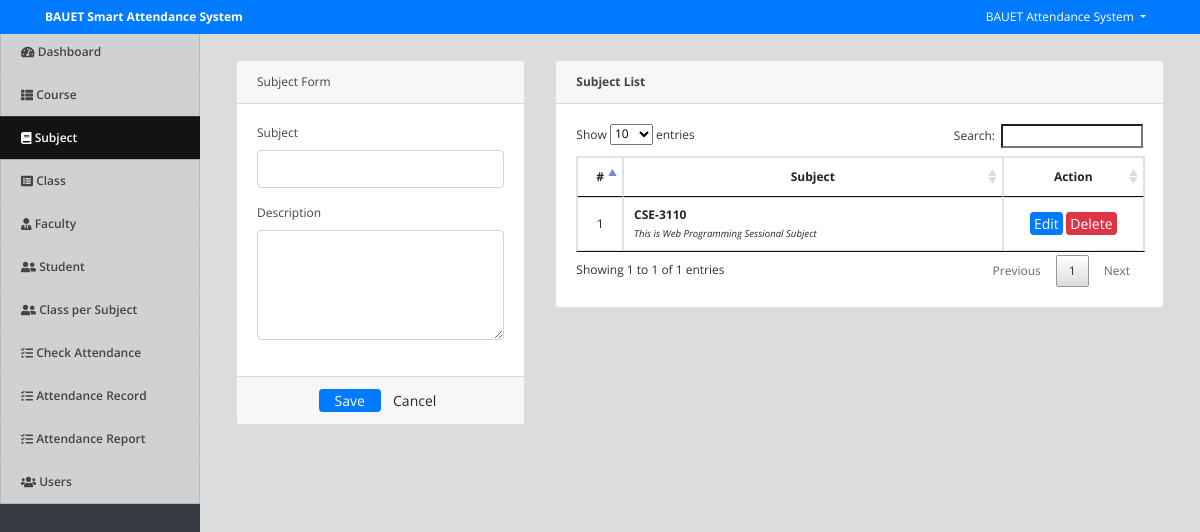
The app's page /index.php?page=subjects (signed in), older data.
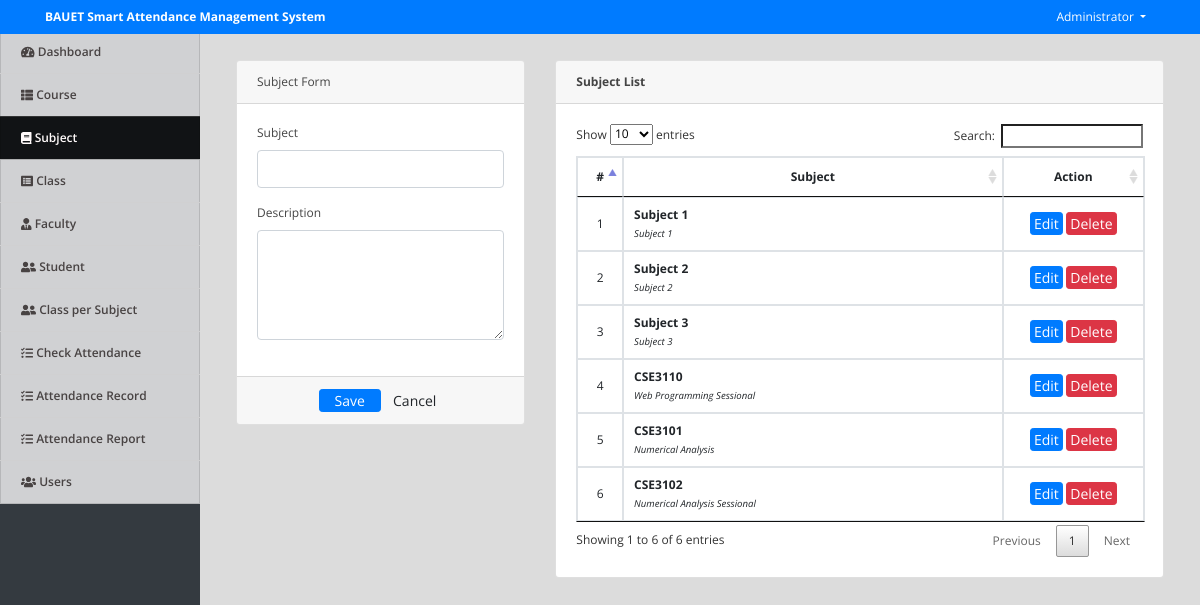
The same page, newer data.
### tables this page shows
CREATE TABLE `subjects` (
  `id` int(30) NOT NULL,
  `subject` varchar(100) NOT NULL,
  `description` text NOT NULL,
  `date_created` datetime NOT NULL DEFAULT current_timestamp()
);

### subjects.php (the view, shortened to what this page needs)
<?php include('db_connect.php');?>
<div class="container-fluid">
	<div class="col-lg-12">
		<div class="row">
			<div class="col-md-4">
			<form action="" id="manage-subject">
				<div class="card">
					<div class="card-header">
						    Subject Form
				  	</div>
					<div class="card-body">
							<div class="form-group">
								<label class="control-label">Subject</label>
								<input type="text" class="form-control" name="subject">
							</div>
							<div class="form-group">
								<label class="control-label">Description</label>
								<textarea name="description" id="" cols="30" rows="4" class="form-control"></textarea>
							</div>
					</div>
					<div class="card-footer">
						<div class="row">
							<div class="col-md-12">
								<button class="btn btn-sm btn-primary col-sm-3 offset-md-3"> Save</button>
								<button class="btn btn-sm btn-default col-sm-3" type="reset"> Cancel</button>
							</div>
						</div>
					</div>
				</div>
			</form>
			</div>
			<div class="col-md-8">
				<div class="card">
					<div class="card-header">
						<b>Subject List</b>
					</div>
					<div class="card-body">
						<table class="table table-bordered table-hover">
							<thead>
								<tr>
									<th class="text-center" width="5%">#</th>
									<th class="text-center">Subject</th>
									<th class="text-center" width="25%">Action</th>
								</tr>
							</thead>
							<tbody>
								<?php
								$i = 1;
								$subject = $conn->query("SELECT * FROM subjects order by id asc");
								while($row=$subject->fetch_assoc()):
								?>
								<tr>
									<td class="text-center"><?php echo $i++ ?></td>
									<td class="">
										<p><b><?php echo ucwords($row['subject']) ?></b></p>
										<small><i><?php echo $row['description'] ?></i></small>
									</td>
									<td class="text-center">
										<button class="btn btn-sm btn-primary edit_subject" type="button" data-id="<?php echo $row['id'] ?>"  data-subject="<?php echo $row['subject'] ?>"  data-description="<?php echo $row['description'] ?>" >Edit</button>
										<button class="btn btn-sm btn-danger delete_subject" type="button" data-id="<?php echo $row['id'] ?>">Delete</button>
									</td>
								</tr>
								<?php endwhile; ?>
							</tbody>
						</table>
					</div>
				</div>
			</div>
		</div>
	</div>
</div>

### index.php (shortened to what this page needs)
<!DOCTYPE html>
<html lang="en">
<head>
<?php
 include('./header.php');
 ?>
</head>
<body>
	<?php include 'topbar.php' ?>
	<?php include 'navbar.php' ?>
  <main id="view-panel" >
      <?php $page = isset($_GET['page']) ? $_GET['page'] :'home'; ?>
  	<?php include $page.'.php' ?>
  </main>
</body>
</html>

### header.php (shortened to what this page needs)
  <link rel="stylesheet" href="assets/font-awesome/css/all.min.css">
<link href="assets/vendor/bootstrap/css/bootstrap.min.css" rel="stylesheet">
<link href="assets/vendor/icofont/icofont.min.css" rel="stylesheet">
<link href="assets/vendor/boxicons/css/boxicons.min.css" rel="stylesheet">
<link href="assets/vendor/venobox/venobox.css" rel="stylesheet">
<link href="assets/vendor/animate.css/animate.min.css" rel="stylesheet">
<link href="assets/vendor/remixicon/remixicon.css" rel="stylesheet">
<link href="assets/vendor/owl.carousel/assets/owl.carousel.min.css" rel="stylesheet">
<link href="assets/vendor/bootstrap-datepicker/css/bootstrap-datepicker.min.css" rel="stylesheet">
<link href="assets/DataTables/datatables.min.css" rel="stylesheet">
<link href="assets/css/jquery.datetimepicker.min.css" rel="stylesheet">
<link href="assets/css/select2.min.css" rel="stylesheet">
<link href="assets/css/style.css" rel="stylesheet">
<link type="text/css" rel="stylesheet" href="assets/css/jquery-te-1.4.0.css">

### topbar.php (shortened to what this page needs)
<nav class="navbar navbar-light fixed-top bg-primary" style="padding:0">
  <div class="container-fluid mt-2 mb-2">
  	<div class="col-lg-12">
      <div class="col-md-4 float-left text-white">
        <large><b><?php echo isset($_SESSION['system']['name']) ? $_SESSION['system']['name'] : '' ?></b></large>
      </div>
	  	<div class="float-right">
        <div class=" dropdown mr-4">
            <a href="#" class="text-white dropdown-toggle"  id="account_settings" data-toggle="dropdown" aria-haspopup="true" aria-expanded="false"><?php echo $_SESSION['login_name'] ?> </a>
        </div>
      </div>
  </div>
</nav>

### navbar.php (shortened to what this page needs)
<nav id="sidebar" class='mx-lt-5 bg-dark' >
		<div class="sidebar-list">
				<a href="index.php?page=home" class="nav-item nav-home"><span class='icon-field'><i class="fa fa-tachometer-alt "></i></span> Dashboard</a>
				<?php if($_SESSION['login_faculty_id'] <= 0): ?>
				<a href="index.php?page=courses" class="nav-item nav-courses"><span class='icon-field'><i class="fa fa-th-list "></i></span> Course</a>
				<a href="index.php?page=subjects" class="nav-item nav-subjects"><span class='icon-field'><i class="fa fa-book "></i></span> Subject</a>
				<a href="index.php?page=class" class="nav-item nav-class"><span class='icon-field'><i class="fa fa-list-alt "></i></span> Class</a>
				<a href="index.php?page=faculty" class="nav-item nav-faculty"><span class='icon-field'><i class="fa fa-user-tie "></i></span> Faculty</a>
				<a href="index.php?page=students" class="nav-item nav-students"><span class='icon-field'><i class="fa fa-user-friends "></i></span> Student</a>
				<a href="index.php?page=class_subject" class="nav-item nav-class_subject"><span class='icon-field'><i class="fa fa-user-friends "></i></span> Class per Subject</a>
				<?php endif; ?>
				<a href="index.php?page=check_attendance" class="nav-item nav-check_attendance"><span class='icon-field'><i class="fa fa-tasks "></i></span> Check Attendance</a>
				<a href="index.php?page=attendance_record" class="nav-item nav-attendance_record"><span class='icon-field'><i class="fa fa-tasks "></i></span> Attendance Record</a>
				<a href="index.php?page=attendance_report" class="nav-item nav-attendance_report"><span class='icon-field'><i class="fa fa-tasks "></i></span> Attendance Report</a>
				<?php if($_SESSION['login_type'] == 1): ?>
				<a href="index.php?page=users" class="nav-item nav-users"><span class='icon-field'><i class="fa fa-users "></i></span> Users</a>
			<?php endif; ?>
		</div>
</nav>

### assets/css/style.css (style rules this page uses)
body { font-family: "Open Sans", sans-serif; color: #444444; width: 100%; height: calc(100%); font-size: 12px; }
a { color: #1977cc; }
nav#sidebar { height: calc(100%); position: fixed; z-index: 99; left: 0; width: 200px; font-size: 12px; top: 2.5em; }
a.nav-item { position: relative; display: block; padding: .75rem 1.25rem; margin-bottom: -1px; border: 1px solid rgba(0,0,0,.125); background-color: #ffffffc4; color: #484343; font-weight: 600; }
a.nav-item:hover, .nav-item.active { background-color: #000000ad; color: #fffafa; }
main#view-panel { margin-left: 200px; width:calc(100% - 200px); margin-top: 2.8em; padding: .5em }
.btn-sm { padding: .0001rem .2rem; }

### index.php (style rules this page uses)
body { background: #80808045; background-image: url('background.jpg'); background-repeat: no-repeat; background-attachment: fixed; background-size: 100% 100%; width: 100%; height: calc(100%); position: fixed; top: 20px; left: 100 }

### subjects.php (style rules this page uses)
td { vertical-align: middle !important; }
td p { margin: unset; }

Row changes from the older to the newer data that the page shows:
added subjects: subject "Subject 1", description "Subject 1"
added subjects: subject "Subject 2", description "Subject 2"
added subjects: subject "Subject 3", description "Subject 3"
added subjects: subject "CSE3110", description "Web Programming Sessional"
changed subjects: subject "CSE-3110" → "CSE3101"; description "This is Web Programming Sessional Subject" → "Numerical Analysis"
added subjects: subject "CSE3102", description "Numerical Analysis Sessional"
Text that changed along with them:
$_SESSION['system']['name']: "BAUET Smart Attendance System" → "BAUET Smart Attendance Management System"
$_SESSION['login_name']: "BAUET Attendance System" → "Administrator"
text written by a page script: "Show entries Search: Showing 1 to 1 of 1 entries Previous 1 Next" → "Show entries Search: Showing 1 to 6 of 6 entries Previous 1 Next"
